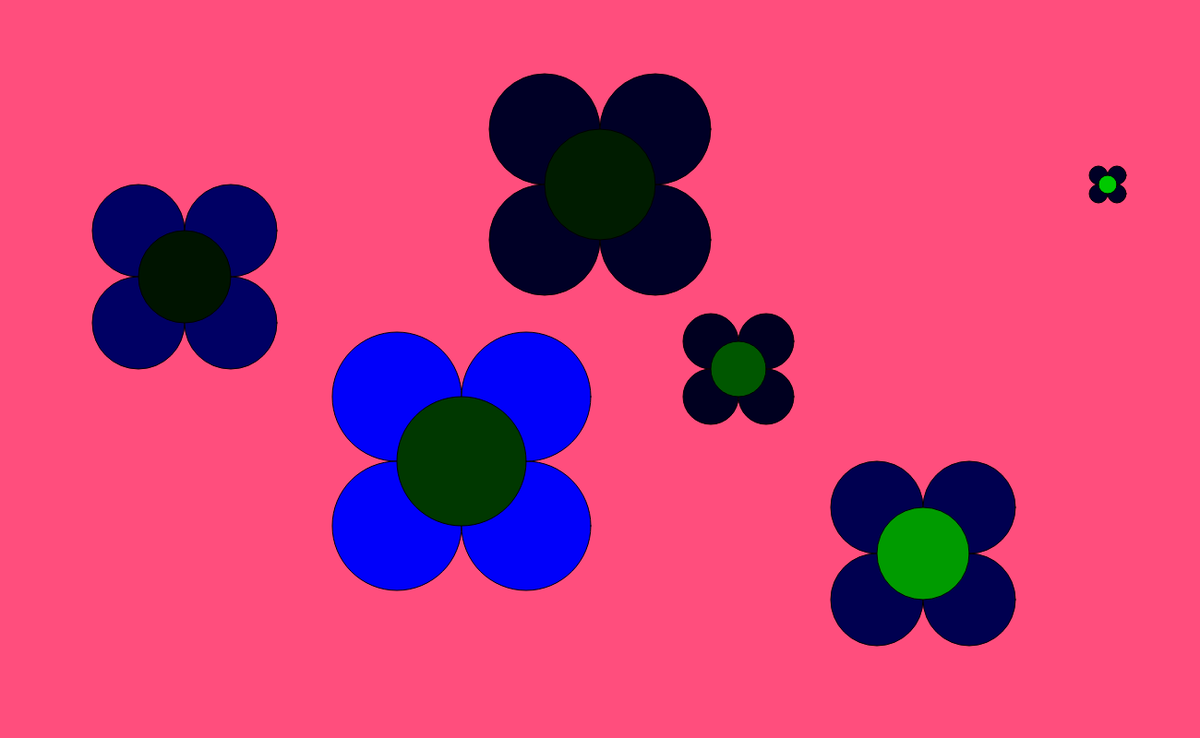
Frame 1 (no input)
Frame 60 (no input): identical to frame 1, image omitted
Frame 120 (the mouse pressed at the canvas centre since frame 60): identical to frame 1, image omitted

The p5.js sketch that drew this single still picture (run headless with seeded random() and noise() and a simulated clock; from frame 60 on, the mouse is pressed at the canvas centre):

// p5.js sketch
// ── sketch.js
function setup(){
  createCanvas(1300, 800);
  ellipseMode(CENTER);
}

function draw(){
  background(255, 78, 125);
  drawFlower(1000, 600, 100, 100, 80, 155);
  drawFlower(800, 400, 60, 60, 32, 87);
  drawFlower(500, 500, 140, 140, 250, 56);
  drawFlower(200, 300, 100, 100, 100, 20);
  drawFlower(1200, 200, 20, 20, 38, 200);
  drawFlower(650, 200, 120, 120, 38, 28);

}

function drawFlower(x, y, w, h, b, g) {
  var offset = h/2;
  fill(0, 0, b);
  ellipse(x - offset, y - offset, w, h);
  ellipse(x - offset, y + offset, w, h);
  ellipse(x + offset, y + offset, w, h);
  ellipse(x + offset, y - offset, w, h);
  fill(0, g, 0);
  ellipse(x, y, w, h);
}
